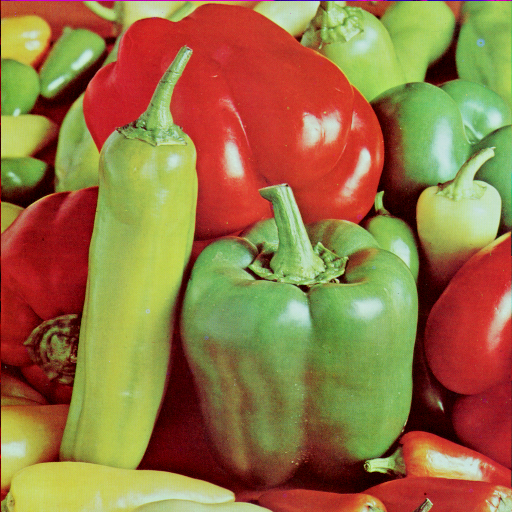
#> input picture Lab_1/p1-4students/imgs-P1/peppers.ppm, 512 x 512 px; its folder holds 5 pictures in this run
$ python p1.py
#> lines starting #> are read from the running program, lines starting #| are printed output that depends on the picture
### Lab_1/p1-4students/visualPercepUtils.py
import numpy as np
import math
import matplotlib.pyplot as plt

def computeRowsCols(N, m, n):
    print(N, m, n)
    if m is None:
        m = math.sqrt(N)
        if n is None:
            n = math.ceil(N / m)
        else:
            m = math.ceil(N / n)
    else:
        if n is None:
            n = math.ceil(N / m)
        else:
            m = math.ceil(N / n)
    m, n = max(1, m), max(1, n)
    m, n = math.ceil(m), math.ceil(n)
    #print(m, n)
    return m, n

# [12 lines left out: function showInFigs, not called in this run]

def showInGrid(imgs, m=None, n=None, title="",subtitles=None):
    N = len(imgs)
    #plt.subplots_adjust(top=5) # añadido (10/10/19) para ejecutar una entrega de un estudiante
    m, n = computeRowsCols(N, m, n)
    #print(m,n)
    fig = plt.figure(figsize=(m, n))
    plt.gray()
    for i in range(1, N + 1):
        ax=fig.add_subplot(m, n, i)
        if len(imgs[i - 1].shape) >= 2:
            plt.imshow(imgs[i - 1])
        else:
            plt.plot(imgs[i - 1])
        if subtitles is not None:
            ax.set_title(subtitles[i-1])

    fig.suptitle(title)
    #plt.savefig(title+".png")#,bbox_inches='tight')
    plt.show(block=True)

def histImg(im):
    return np.histogram(im.flatten(), 256)[0]

# [5 lines left out: function showPlusInfo, not called in this run]

def showImgsPlusHists(im, im2, title=""):
    hists = [histImg(im), histImg(im2)]
    #print(im2.shape, hists[0].shape)
    showInGrid([im, im2] + hists, title=title)
    # [11 lines of commented-out code are left out]


# [22 lines left out: functions pil2np, displayHoughPeaks, not called in this run]

def showImWithColorMap(im,cmap='spectral'):
    plt.imshow(im,cmap=cmap)

### Lab_1/p1-4students/p1.py
#!/usr/bin/env python
# -*- coding: utf-8 -*-

from PIL import Image
import numpy as np
import glob
import os
import visualPercepUtils as vpu


# functions
# [6 lines left out: function histeq, not called in this run]


def darkenImg(im,p=2):
    return (im ** float(p)) / (255 ** (p - 1)) # try without the float conversion and see what happens


def brightenImg(im,p=2):
    return np.power(255.0 ** (p - 1) * im, 1. / p)  # notice this NumPy function is different to the scalar math.pow(a,b)


def brightenImg2(im, p=2):
    print('SHAPE: ', im.shape)
    if len(im.shape) == 3:
        result = np.zeros_like(im, dtype=np.float64)

        for channel in range(im.shape[2]):
            result[:, :, channel] = np.power(255.0 ** (p - 1) * im[:, :, channel], 1. / p)

    else:
        result = np.power(255.0 ** (p - 1) * im, 1. / p)

    return result


# [66 lines left out: functions darkenImg2, checkBoardImg, multiHist, not called in this run]


# test functions
def testHistEq(im):
    im2, cdf = histeq(im)
    return [im2, cdf]

def testDarkenImg(im):
    im2 = darkenImg(im,p=2) #  Is "p=2" different here than in the function definition? Can we remove "p=" here?
    return [im2]

def testDarkenImg2(im):
    im2 = darkenImg2(im,p=2)
    return [im2]

# [4 lines left out: function testBrightenImg, not called in this run]

def testBrightenImg2(im):
    p=2
    im2=brightenImg2(im,p)
    return [im2]

# [13 lines left out: functions testcheckBoardImg, testmultiHist, not called in this run]


def saveImg(imfile, im2, test):
    dirname,basename = os.path.dirname(imfile), os.path.basename(imfile)
    fname, fext = os.path.splitext(basename)
    #print(dname,basename)
    pil_im = Image.fromarray(im2.astype(np.uint8))  # from array to Image
    pil_im.save(path_output+'//'+fname + suffixFiles[test] + fext)


path_input = './imgs-P1/'
path_output = './imgs-out-P1/'

bAllFiles = False
if bAllFiles:
    files = glob.glob(path_input + "*")
else:
    files = [path_input + 'peppers.ppm'] # iglesia,huesos

bAllTests = False
if bAllTests:
    tests = ['testDarkenImg2', 'testBrightenImg2', 'testcheckBoardImg', 'testmultiHist']
else:
    tests = ['testBrightenImg2']

nameTests = {'testHistEq': "Histogram equalization",
             'testBrightenImg': 'Brighten image',
             'testBrightenImg2': 'Brighten image 2',
             'testDarkenImg2': 'Darken image 2',
             'testDarkenImg': 'Darken image',
             'testcheckBoardImg': 'Board image',
             'testmultiHist': 'Multi histogram'}

suffixFiles = {'testHistEq': '_heq',
               'testBrightenImg': '_br',
               'testBrightenImg2': '_br2',
               'testDarkenImg2': '_dk2',
               'testDarkenImg': '_dk',
               'testcheckBoardImg': '_board',

               'testmultiHist': '_multihist'}

bSaveResultImgs = True


def doTests():
    print("Testing on", files)
    for imfile in files:
        im = np.array(Image.open(imfile))  # from Image to array
#> im is the input picture: shape (512, 512, 3); mean R, G, B 149.8, 115.6, 66.5

        #im = np.array(Image.open(imfile).convert('L'))  # from Image to array
        for test in tests:
            out = eval(test)(im)
            im2 = out[0]
            vpu.showImgsPlusHists(im, im2, title=nameTests[test])
            if len(out) > 1:
                vpu.showPlusInfo(out[1],"cumulative histogram" if test=="testHistEq" else None)
            if bSaveResultImgs:
                saveImg(imfile, im2, test)
#> this loop made 1 pass
#| 4 None None
#> pass 1, in testBrightenImg2, `im2=brightenImg2(im,p)`:
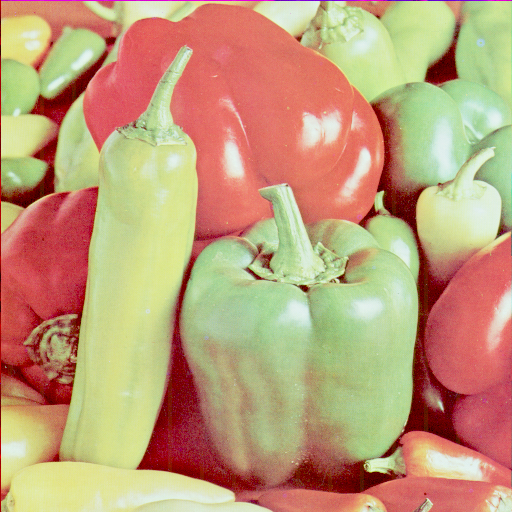
#> im2: shape (512, 512, 3) float64; mean R, G, B 192.7, 156.9, 120.8
#> pass 1, in showInGrid, `plt.show(block=True)`:
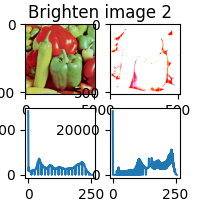
#> figure drawn by matplotlib, 4 panels; panel 3: curve peaks at x = 0, y = 28354; panel 4: curve peaks at x = 0, y = 28354

if __name__== "__main__":
    doTests()
